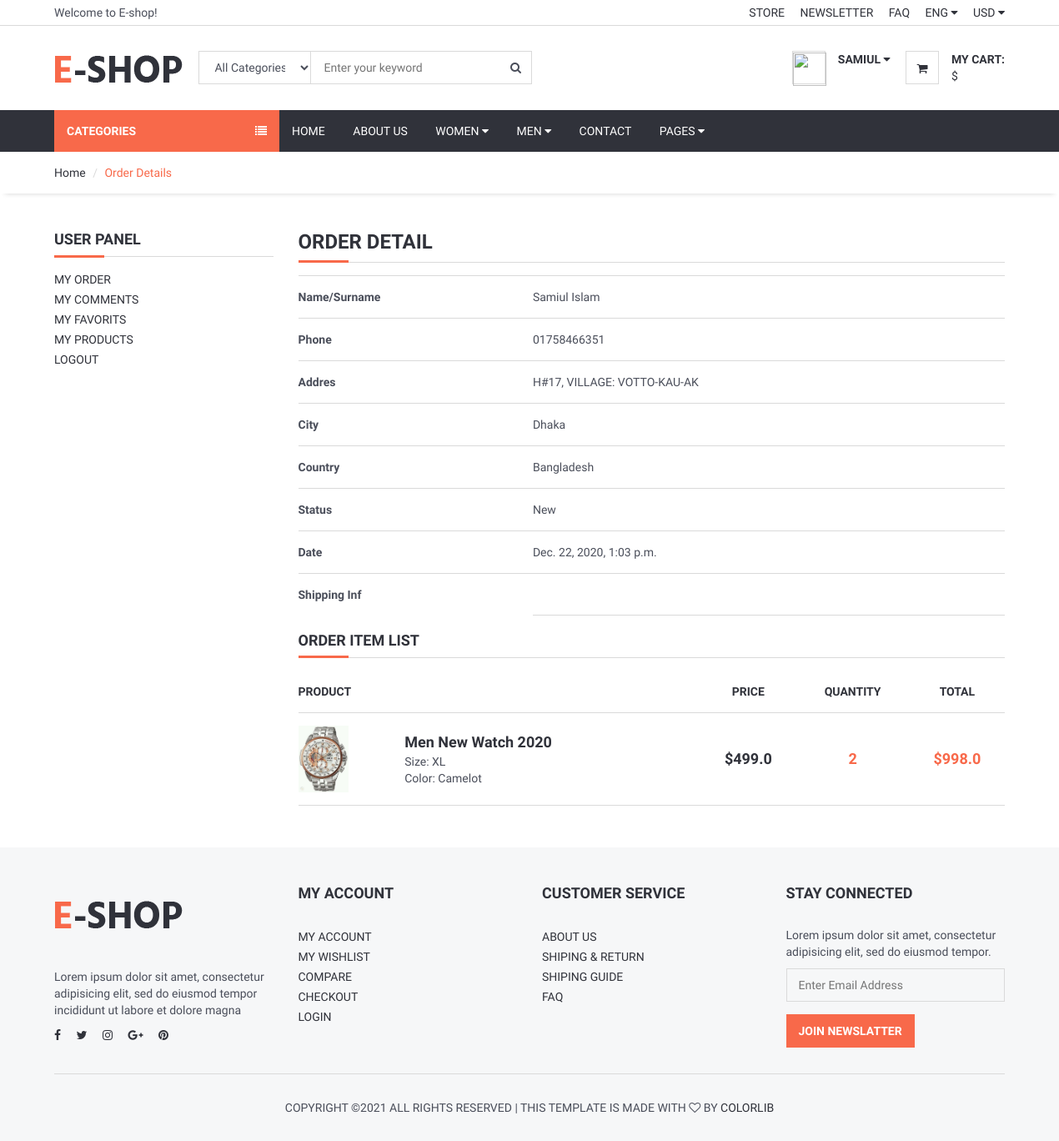
Screenshot of /user/orderdetails/15 (signed in) with the database file from the repository.
### order/models.py (models this page shows, shortened)
class Order(models.Model):
    STATUS = (
        ('New', 'New'),
        ('Accepted', 'Accepted'),
        ('Preaparing', 'Preaparing'),
        ('OnShipping', 'OnShipping'),
        ('Completed', 'Completed'),
        ('Canceled', 'Canceled'),
    )
    User = models.ForeignKey(User, on_delete=models.CASCADE, null=True)
    Code = models.CharField(max_length=5, editable=False )
    First_name = models.CharField(max_length=10)
    Last_name = models.CharField(max_length=10)
    Phone = models.CharField(blank=True, max_length=20)
    Address = models.CharField(blank=True, max_length=150)
    City = models.CharField(blank=True, max_length=20)
    Country = models.CharField(blank=True, max_length=20)
    Total = models.FloatField()
    Status=models.CharField(max_length=10,choices=STATUS,default='New')
    Ip = models.CharField(blank=True, max_length=20)
    Adminnote = models.CharField(blank=True, max_length=100)
    Create_at=models.DateTimeField(auto_now_add=True)
    Update_at=models.DateTimeField(auto_now=True)

class OrderProduct(models.Model):
    STATUS = (
        ('New', 'New'),
        ('Accepted', 'Accepted'),
        ('Canceled', 'Canceled'),
    )
    Order = models.ForeignKey(Order, on_delete=models.CASCADE)
    User = models.ForeignKey(User, on_delete=models.CASCADE)
    Product = models.ForeignKey(Product, on_delete=models.CASCADE)
    Quantity = models.IntegerField()
    Price = models.FloatField()
    Amount = models.FloatField()
    Status = models.CharField(max_length=10, choices=STATUS, default='New')
    Create_at = models.DateTimeField(auto_now_add=True)
    Update_at = models.DateTimeField(auto_now=True)

### product/models.py (models this page shows, shortened)
class Product(models.Model):
    STATUS = (
        ('True', 'True'),
        ('False', 'False'),
    )
    VARIANTS=(
        ('None','None'),
        ('Size','Size'),
        ('Color','Color'),
        ('Size-Color','Size-Color'),
    )
    Category = models.ForeignKey(Category, on_delete=models.CASCADE)
    Title    = models.CharField(max_length=255)
    Keywords = models.CharField(max_length=255)
    Description = models.CharField(max_length=255)
    Variant = models.CharField(max_length=15, choices=VARIANTS, default='None')
    Image = models.ImageField(blank=False, upload_to='images/')
    Price = models.FloatField()
    Amount = models.IntegerField()
    MinAmount = models.IntegerField()
    Details = RichTextUploadingField()
    Slug = models.CharField(max_length=255, null=False, unique=True)
    Status = models.CharField(max_length=10, choices=STATUS)
    Create_at = models.DateTimeField(auto_now_add=True)
    Update_at = models.DateTimeField(auto_now=True)
    def image_tag(self):
        if self.Image.url is not None:
            return mark_safe('<img src="{}" height="50"/>'.format(self.Image.url))
        else:
            return ""
    image_tag.short_description = 'Image'
    image_tag.allow_tags = True

### user/views.py (the view)
# urls.py: path('orderdetails/<int:id>', views.orderdetails, name='orderdetails'),
@login_required(login_url='/login')
def orderdetails(request,id):
    category = Category.objects.all()
    setting = Setting.objects.get(pk=1)
    current_user=request.user
    order = Order.objects.get(id=id)
    orderproduct = OrderProduct.objects.filter(Order_id=id)
    context={
        'category':category,
        'setting':setting,
        'order':order,
        'orderproduct':orderproduct,
        }
    return render(request, 'orderdetails.html', context)

### user/templates/orderdetails.html (shortened to what this page needs)
{% extends 'homebase.html' %}
{% block sidebar %} {% include 'sidebar.html' %} {% endblock %}
{% block body %}
<div id="breadcrumb">
   <div class="container">
      <ul class="breadcrumb">
         <li><a href="/">Home</a></li>
         <li class="active">Order Details </li>
      </ul>
   </div>
</div>
<div class="section">
   <div class="container">
      <div class="row">
         <div class="col-md-3">
            {% include 'userpanel.html' %}
         </div>
         <div class="col-md-9">
            <div class="order-summary clearfix">
               <div class="section-title">
                  <h3 class="title">Order Detail</h3>
               </div>
               <table class="shopping-cart-table table">
                  <tr>
                     <th class="text-left">Name/Surname</th>
                     <td class="text-left">{{ order.First_name }} {{ order.Last_name }}</td>
                  </tr>
                  <tr>
                     <th class="text-left">Phone</th>
                     <td class="text-left">{{ order.Phone }}</td>
                  </tr>
                  <tr>
                     <th class="text-left">Addres</th>
                     <td class="text-left">{{ order.Address }}</td>
                  </tr>
                  <tr>
                     <th class="text-left">City</th>
                     <td class="text-left">{{ order.City }}</td>
                  </tr>
                  <tr>
                     <th class="text-left">Country</th>
                     <td class="text-left">{{ order.Country }}</td>
                  </tr>
                  <tr>
                     <th class="text-left">Status</th>
                     <td class="text-left">{{ order.Status }}</td>
                  </tr>
                  <tr>
                     <th class="text-left">Date</th>
                     <td class="text-left">{{ order.Create_at }}</td>
                  </tr>
                  <tr>
                     <th class="text-left">Shipping Inf</th>
                     <td class="text-left">{{ order.Adminnote }}</td>
                  </tr>
               </table>
               <div class="section-title">
                  <h4 class="title">Order Item List</h4>
               </div>
               <table class="shopping-cart-table table">
                 <thead>
                   <tr>
                     <th>Product</th>
                     <th></th>
                     <th class="text-center">Price</th>
                     <th class="text-center">Quantity</th>
                     <th class="text-center">Total</th>
                   </tr>
                 </thead>
                 <tbody>
                   {% for or in orderproduct %}
                   <tr>
                     <td class="thumb"><img src="{{or.Product.Image.url}}" alt=""></td>
                     <td class="details">
                       <a href="/product/{{or.Product_id}}/{{or.Product.Slug}} ">{{or.Product.Title}}</a>
                       <ul>
                         <li><span>Size: XL</span></li>
                         <li><span>Color: Camelot</span></li>
                       </ul>
                     </td>
                     <td class="price text-center"><strong>${{or.Price}}</strong><br></td>
                     <td class="total text-center"><strong class="primary-color">{{or.Quantity}}</strong></td>
                     <td class="total text-center"><strong class="primary-color">${{or.Amount}}</strong></td>
                   </tr>
                   {% endfor %}
                 </tbody>
               </table>
            </div>
         </div>
      </div>
   </div>
</div>
{% endblock %}
{% block foot %} {% include 'footer.html' %} {% endblock %}

### home/templates/header.html (shortened to what this page needs)
{% load static %}
<header>
   <div id="top-header">
      <div class="container">
         <div class="pull-left">
            <span>Welcome to E-shop!</span>
         </div>
         <div class="pull-right">
            <ul class="header-top-links">
               <li><a href="#">Store</a></li>
               <li><a href="#">Newsletter</a></li>
               <li><a href="/faq">FAQ</a></li>
               <li class="dropdown default-dropdown">
                  <a class="dropdown-toggle" data-toggle="dropdown" aria-expanded="true">ENG <i class="fa fa-caret-down"></i></a>
               </li>
               <li class="dropdown default-dropdown">
                  <a class="dropdown-toggle" data-toggle="dropdown" aria-expanded="true">USD <i class="fa fa-caret-down"></i></a>
               </li>
            </ul>
         </div>
      </div>
   </div>
   <div id="header">
      <div class="container">
         <div class="pull-left">
            <div class="header-logo">
               <a class="logo" href="#">
               <img src="{% static '' %}img/logo.png" alt="">
               </a>
            </div>
            <div class="header-search">
               <form action="/search/" method="POST">
                  <input id="query" name="query" class="input search-input" style="width:400px" type="text" placeholder="Enter your keyword">
                  <select name="catid" class="input search-categories">
                     <option value="0">All Categories</option>
                     {% load mptt_tags %}
                  </select>
                  <button class="search-btn"><i class="fa fa-search"></i></button>
               </form>
            </div>
         </div>
         <div class="pull-right">
            <ul class="header-btns">
               <li class="header-account dropdown default-dropdown">
                  {% if user.id is not None %}
                  <div class="dropdown-toggle" role="button" data-toggle="dropdown" aria-expanded="true">
                     <div class="header-btns-icon">
                        <img src="{{request.session.userimage}}" style="height:40px; width:40px; border-radius:0px" alt="">
                     </div>
                     <strong class="text-uppercase">{{user.username}} <i class="fa fa-caret-down"></i></strong>
                  </div>
                  {% else %}
                  <a href="/user/login" class="text-uppercase">Login</a> / <a href="/user/signup" class="text-uppercase">Sing Up</a>
                  {% endif %}
               </li>
               <li class="header-cart dropdown default-dropdown">
                  <a class="dropdown-toggle" data-toggle="dropdown" aria-expanded="true">
                     <div class="header-btns-icon">
                        <i class="fa fa-shopping-cart"></i>
                     </div>
                     <strong class="text-uppercase">My Cart:</strong>
                     <br>
                     <span>${{total}}</span>
                  </a>
               </li>
            </ul>
         </div>
      </div>
   </div>
</header>

### home/static/css/style.css (style rules this page uses)
body { font-family: 'Hind', sans-serif; color: #4A4E5A; overflow-x: hidden; }
h1, h2, h3, h4, h5, h6 { color: #30323A; margin: 0 0 10px; font-weight: 700; }
a { color: #30323A; -webkit-transition: 0.3s color; transition: 0.3s color; }
.primary-color { color: #F8694A; }
strong { color: #30323A; }
ul, ol { margin: 0; padding: 0; list-style: none }
.input { width: 100%; height: 40px; padding: 0px 15px; border: none; background-color: transparent; -webkit-box-shadow: 0px 0px 0px 1px #DADADA inset, 0px 0px 0px 5px transparent; box-shadow: 0px 0px 0px 1px #DADADA inset, 0px 0px 0px 5px transparent; -webkit-transition: 0.3s all; transition: 0.3s all; }
.section { padding-top: 30px; padding-bottom: 30px; }
.section-title { position: relative; margin-bottom: 15px; margin-top: 15px; border-bottom: 1px solid #DADADA; }
.section-title .title { display: inline-block; text-transform: uppercase; }
.section-title:after { content: ""; position: absolute; left: 0; bottom: -1.5px; height: 3px; width: 60px; background-color: #F8694A; }
#breadcrumb { -webkit-box-shadow: 0px 6px 6px -6px rgba(0, 0, 0, 0.175); box-shadow: 0px 6px 6px -6px rgba(0, 0, 0, 0.175); }
.breadcrumb { background-color: transparent; border: none; border-radius: 0px; padding: 15px 0px; margin: 0; }
.breadcrumb>.active { color: #F8694A; }
.breadcrumb>li+li:before { color: #DADADA; }
#header { padding-top: 15px; padding-bottom: 15px; }
#top-header { padding-top: 5px; padding-bottom: 5px; border-bottom: 1px solid #DADADA; }
.header-top-links>li { display: inline-block; }
.header-top-links>li+li { margin-left: 15px; }
.header-top-links>li>a { cursor: pointer; text-transform: uppercase; }
.header-logo { display: inline-block; margin-right: 15px; }
.header-logo .logo>img { width: 100%; max-height: 70px; }
.header-search { display: inline-block; padding: 15px 0px; max-width: 400px; }
.header-search>form { position: relative; }
.header-search>form .search-input { padding-left: 150px; padding-right: 45px; }
.header-search>form .search-categories { position: absolute; left: 0px; top: 0px; width: 135px; }
.header-search>form .search-btn { position: absolute; top: 0px; right: 0px; width: 40px; height: 40px; background-color: transparent; border: none; }
.header-btns>li { display: inline-block; vertical-align: top; padding: 15px 0px; }
.header-btns>li+li { margin-left: 15px; }
.header-btns>li .header-btns-icon { position: relative; float: left; margin-right: 15px; width: 40px; height: 40px; line-height: 40px; text-align: center; color: #30323A; background-color: #FFF; border: 1px solid #DADADA; }
.header-btns .dropdown-toggle { display: block; cursor: pointer; }
.shopping-cart-table>tbody>tr>td, .shopping-cart-table>tbody>tr>th, .shopping-cart-table>tfoot>tr>td, .shopping-cart-table>tfoot>tr>th, .shopping-cart-table>thead>tr>td, .shopping-cart-table>thead>tr>th { padding: 15px 0px; vertical-align: middle; border-top: 1px solid #DADADA; }
.shopping-cart-table>thead>tr>th { color: #30323A; text-transform: uppercase; border-bottom: 1px solid #DADADA; }
.shopping-cart-table>tbody>tr:last-child>td { border-bottom: 1px solid #DADADA; }
.shopping-cart-table>tbody>tr>.details>a { font-size: 18px; font-weight: 700; }
.shopping-cart-table>tbody>tr>.thumb>img { width: 60px; }
.shopping-cart-table>tbody>tr>.price { font-size: 18px; }
.shopping-cart-table>tbody>tr>.total { font-size: 18px; }

### rows the page displays
Order: First_name "Samiul", Last_name "Islam", Phone "01758466351", Address "H#17, VILLAGE: VOTTO-KAU-AK", City "Dhaka", Country "Bangladesh", Status "New", Create_at "Dec. 22, 2020, 1:03 p.m."
OrderProduct: Product.Image (picture), Product.Title "Men New Watch 2020", Price "499.0", Quantity "2", Amount "998.0"

### other values shown
{{ user.username }} "SAMIUL"
